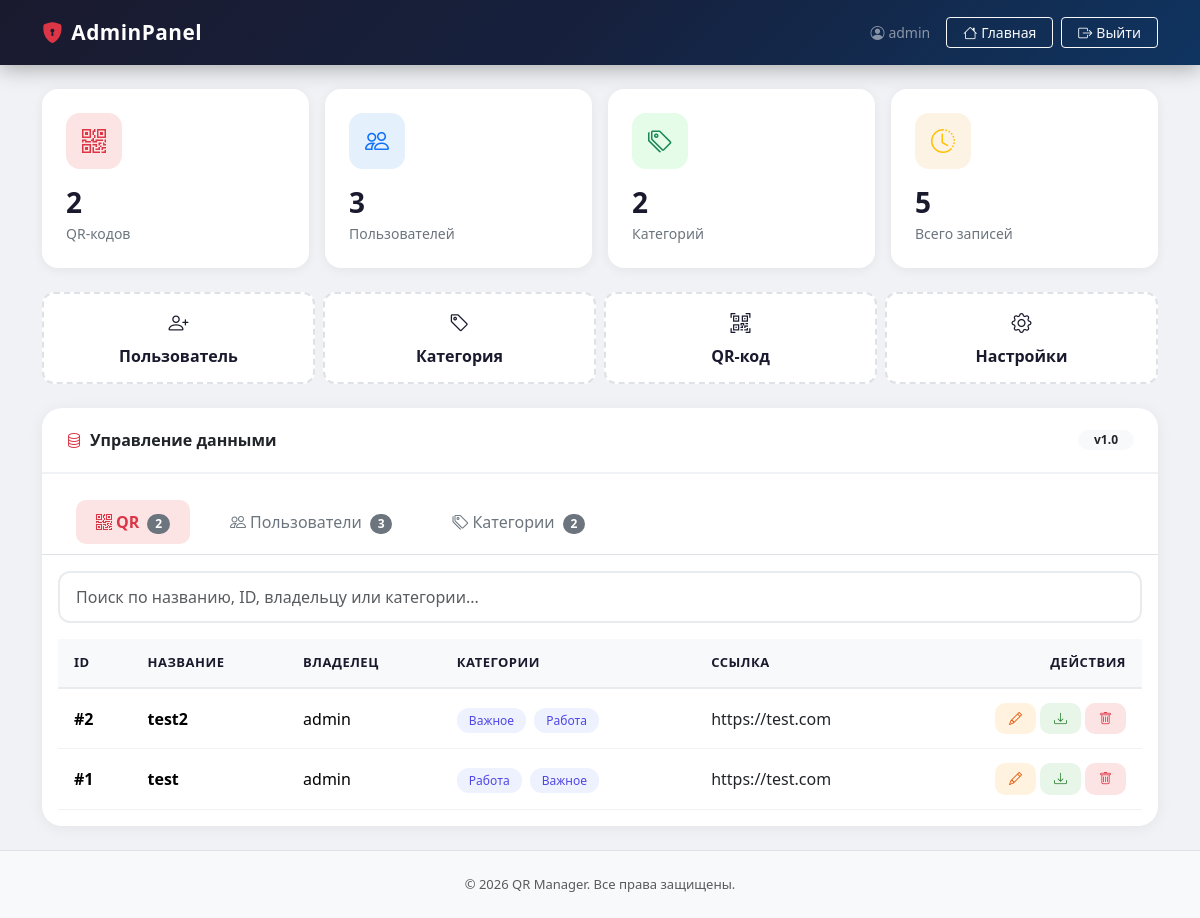
Page /admin/dashboard (signed in) on the committed database.
### app/models/user.py (models this page shows, shortened)
class User(UserMixin, db.Model):
    __tablename__ = 'user'
    id = db.Column(db.Integer, primary_key=True)
    username = db.Column(db.String(80), unique=True, nullable=False, index=True)
    password_hash = db.Column(db.String(255), nullable=False)
    is_admin = db.Column(db.Boolean, default=False)
    role = db.Column(db.String(20), default='user')
    created_at = db.Column(db.DateTime, default=db.func.current_timestamp())
    categories = db.relationship('Category', secondary='user_categories', lazy='subquery',
                                 backref=db.backref('users', lazy=True))
    qrcodes = db.relationship('QRCode', backref='owner', lazy='dynamic')

### app/models/setting.py (models this page shows, shortened)
class Setting(db.Model):
    __tablename__ = 'setting'
    id = db.Column(db.Integer, primary_key=True)
    key = db.Column(db.String(100), unique=True, nullable=False, index=True)
    value = db.Column(db.String(500), nullable=False, default='')
    @classmethod
    def get_all(cls):
        settings = cls.query.all()
        return {s.key: s.value for s in settings}

### app/models/qrcode.py (models this page shows, shortened)
class QRCode(db.Model):
    __tablename__ = 'qrcode'
    __table_args__ = (
        db.Index('idx_user_created', 'user_id', 'created_at'),
        db.Index('idx_user_name', 'user_id', 'name'),
    )
    id = db.Column(db.Integer, primary_key=True)
    name = db.Column(db.String(100), nullable=False)
    link = db.Column(db.String(500), nullable=False)
    key = db.Column(db.String(50), unique=True, nullable=False, index=True)
    image_data = db.Column(db.LargeBinary, nullable=False)
    fill_color = db.Column(db.String(7), default='#000000')
    back_color = db.Column(db.String(7), default='#FFFFFF')
    scale = db.Column(db.Integer, default=10)
    logo_image = db.Column(db.LargeBinary, nullable=True)
    logo_scale = db.Column(db.Integer, default=5)
    user_id = db.Column(db.Integer, db.ForeignKey('user.id'), nullable=False, index=True)
    created_at = db.Column(db.DateTime, default=db.func.current_timestamp())
    updated_at = db.Column(db.DateTime, default=db.func.current_timestamp(),
                           onupdate=db.func.current_timestamp())
    categories = db.relationship('Category', secondary='qrcode_categories', lazy='subquery',
                                 backref=db.backref('qrcodes', lazy=True))

### app/models/category.py (models this page shows, shortened)
class Category(db.Model):
    __tablename__ = 'category'
    id = db.Column(db.Integer, primary_key=True)
    name = db.Column(db.String(50), unique=True, nullable=False, index=True)
    created_at = db.Column(db.DateTime, default=db.func.current_timestamp())

### app/routes/admin.py (the view)
@admin_bp.route('/dashboard')
@login_required
def dashboard():
    _require_admin()
    per_page = 20
    users_page = request.args.get('users_page', 1, type=int)
    qrcodes_page = request.args.get('qrcodes_page', 1, type=int)
    users_pagination = user_service.get_paginated_users(page=users_page, per_page=per_page)
    qrcodes_pagination = qr_service.get_paginated_qrcodes(page=qrcodes_page, per_page=per_page)
    categories = Category.query.all()
    qrcodes_data = [
        {
            'id': qr.id,
            'name': qr.name,
            'link': qr.link,
            'user_id': qr.user_id,
            'owner': qr.owner.username if qr.owner else 'Unknown',
            'categories': [cat.name for cat in qr.categories],
            'created_at': qr.created_at,
        }
        for qr in qrcodes_pagination.items
    ]
    return render_template(
        'admin/dashboard.html',
        name=current_user.username,
        users=users_pagination.items,
        qrcodes=qrcodes_data,
        categories=categories,
        users_pagination=users_pagination,
        qrcodes_pagination=qrcodes_pagination,
    )

### templates/admin/dashboard.html (shortened to what this page needs)
<!DOCTYPE html>
<html lang="ru">
<head>
    <link href="https://cdn.jsdelivr.net/npm/bootstrap@5.3.2/dist/css/bootstrap.min.css" rel="stylesheet">
    <link rel="stylesheet" href="https://cdn.jsdelivr.net/npm/bootstrap-icons@1.11.1/font/bootstrap-icons.css">
    <link rel="stylesheet" href="{{ url_for('static', filename='css/base.css') }}">
    <link rel="stylesheet" href="{{ url_for('static', filename='css/admin.css') }}">
</head>
<body>
<nav class="navbar navbar-admin navbar-expand-lg">
    <div class="container">
        <a class="navbar-brand text-white" href="{{ url_for('admin.dashboard') }}">
            <i class="bi bi-shield-lock-fill me-2"></i>AdminPanel
        </a>
        <div class="d-flex align-items-center gap-2">
            <span class="text-white-50 small me-2 d-none d-sm-inline">
                <i class="bi bi-person-circle me-1"></i>{{ name }}
            </span>
            <a href="{{ url_for('main.dashboard') }}" class="btn btn-outline-light btn-sm px-3">
                <i class="bi bi-house me-1"></i>Главная
            </a>
            <a href="{{ url_for('auth.logout') }}" class="btn btn-outline-light btn-sm px-3">
                <i class="bi bi-box-arrow-right me-1"></i>Выйти
            </a>
        </div>
    </div>
</nav>
<main class="container my-4">
    <div class="row g-3 mb-4">
        <div class="col-6 col-md-3">
            <div class="stat-card">
                <div class="icon-wrapper danger"><i class="bi bi-qr-code"></i></div>
                <div class="stat-number">{{ qrcodes|length }}</div>
                <div class="stat-label">QR-кодов</div>
            </div>
        </div>
        <div class="col-6 col-md-3">
            <div class="stat-card">
                <div class="icon-wrapper primary"><i class="bi bi-people"></i></div>
                <div class="stat-number">{{ users|length }}</div>
                <div class="stat-label">Пользователей</div>
            </div>
        </div>
        <div class="col-6 col-md-3">
            <div class="stat-card">
                <div class="icon-wrapper success"><i class="bi bi-tags"></i></div>
                <div class="stat-number">{{ categories|length }}</div>
                <div class="stat-label">Категорий</div>
            </div>
        </div>
        <div class="col-6 col-md-3">
            <div class="stat-card">
                <div class="icon-wrapper warning"><i class="bi bi-clock-history"></i></div>
                <div class="stat-number">{{ qrcodes|length + users|length }}</div>
                <div class="stat-label">Всего записей</div>
            </div>
        </div>
    </div>
    <div class="quick-actions row g-2 mb-4">
        <div class="col-3 col-md-3">
            <button onclick="loadFormIntoModal('{{ url_for('admin.create_user') }}', 'Новый пользователь', 'user')" class="btn d-block text-center w-100">
                <i class="bi bi-person-plus"></i>Пользователь
            </button>
        </div>
        <div class="col-3 col-md-3">
            <button onclick="loadFormIntoModal('{{ url_for('admin.create_category') }}', 'Новая категория', 'category')" class="btn d-block text-center w-100">
                <i class="bi bi-tag"></i>Категория
            </button>
        </div>
        <div class="col-3 col-md-3">
            <button onclick="loadFormIntoModal('{{ url_for('admin.generate_qr') }}', 'Генерация QR-кода', 'qr')" class="btn d-block text-center w-100">
                <i class="bi bi-qr-code-scan"></i>QR-код
            </button>
        </div>
        {% if current_user.role == 'admin' %}
        <div class="col-3 col-md-3">
            <button onclick="loadFormIntoModal('{{ url_for('admin.site_settings') }}', 'Настройки сайта', 'settings')" class="btn d-block text-center w-100">
                <i class="bi bi-gear"></i>Настройки
            </button>
        </div>
        {% endif %}
    </div>
    <div class="card-glass">
        <div class="card-header d-flex justify-content-between align-items-center">
            <span><i class="bi bi-database me-2 text-danger"></i>Управление данными</span>
            <span class="badge bg-light text-dark rounded-pill px-3">{{ settings.get('version', 'v2.0') }}</span>
        </div>
        <div class="card-body p-0">
            <ul class="nav nav-tabs-custom nav-tabs px-4 pt-3" role="tablist">
                <li class="nav-item">
                    <button class="nav-link active" data-bs-toggle="tab" data-bs-target="#qr-pane" role="tab">
                        <i class="bi bi-qr-code me-1"></i>QR <span class="badge bg-secondary rounded-pill ms-1">{{ qrcodes|length }}</span>
                    </button>
                </li>
                <li class="nav-item">
                    <button class="nav-link" data-bs-toggle="tab" data-bs-target="#users-pane" role="tab">
                        <i class="bi bi-people me-1"></i>Пользователи <span class="badge bg-secondary rounded-pill ms-1">{{ users|length }}</span>
                    </button>
                </li>
                <li class="nav-item">
                    <button class="nav-link" data-bs-toggle="tab" data-bs-target="#cat-pane" role="tab">
                        <i class="bi bi-tags me-1"></i>Категории <span class="badge bg-secondary rounded-pill ms-1">{{ categories|length }}</span>
                    </button>
                </li>
            </ul>
            <div class="tab-content p-3">
                <div class="tab-pane fade show active" id="qr-pane" role="tabpanel">
                    <div class="mb-3">
                        <input type="text" id="tableSearch" class="form-control" placeholder="Поиск по названию, ID, владельцу или категории...">
                    </div>
                    <div class="table-responsive">
                        <table class="table table-custom mb-0">
                            <thead>
                                <tr><th>ID</th><th>Название</th><th>Владелец</th><th>Категории</th><th>Ссылка</th><th class="text-end">Действия</th></tr>
                            </thead>
                            <tbody id="tableBody">
                                {% for qr in qrcodes %}
                                <tr>
                                    <td><span class="fw-bold">#{{ qr.id }}</span></td>
                                    <td><strong>{{ qr.name }}</strong></td>
                                    <td><span>{{ qr.owner }}</span></td>
                                    <td>
                                        {% for cat in qr.categories %}
                                            <span class="badge-category me-1">{{ cat }}</span>
                                        {% else %}
                                            <span class="text-muted small">—</span>
                                        {% endfor %}
                                    </td>
                                    <td class="text-truncate" style="max-width: 150px;">
                                        <a href="{{ qr.link }}" target="_blank" class="text-decoration-none text-dark">
                                            {{ qr.link|truncate(30) }}
                                        </a>
                                    </td>
                                    <td class="text-end">
                                        <div class="d-flex gap-1 justify-content-end flex-wrap">
                                            <button onclick="loadFormIntoModal('{{ url_for('admin.edit_qr', qr_id=qr.id) }}', 'Редактирование QR-кода #{{ qr.id }}', 'edit')" class="btn btn-edit btn-action">
                                                <i class="bi bi-pencil"></i>
                                            </button>
                                            <a href="{{ url_for('admin.download_qr', qr_id=qr.id) }}" class="btn btn-download btn-action">
                                                <i class="bi bi-download"></i>
                                            </a>
                                            <a href="{{ url_for('admin.delete_qr', qr_id=qr.id) }}" class="btn btn-delete btn-action" onclick="return confirm('Вы уверены, что хотите удалить этот QR-код?');">
                                                <i class="bi bi-trash"></i>
                                            </a>
                                        </div>
                                    </td>
                                </tr>
                                {% else %}
                                <tr class="no-data-row"><td colspan="6" class="text-center py-4 text-muted">QR-кодов пока нет</td></tr>
                                {% endfor %}
                            </tbody>
                        </table>
                    </div>
                </div>
            </div>
        </div>
    </div>
</main>
{% include 'partials/footer.html' %}
</body>
</html>

### templates/partials/footer.html (shortened to what this page needs)
<footer class="text-center text-muted py-4 mt-auto border-top bg-light" style="font-size: 13px;">
    <div class="container">
        <p class="mb-0">&copy; 2026 {{ settings.get('sitename', 'QR Manager') }}. Все права защищены.</p>
    </div>
</footer>

### rows in the picture
User: username "admin", owner "admin" "admin"
Setting: get "v1.0"
QRCode: name "test2", link "https://test.com"
Category: name "Важное"
Category: name "Работа"
QRCode: name "test", link "https://test.com"
Setting: get "QR Manager"

### other values in the picture
{{ qrcodes|length }} "2"
{{ users|length }} "3"
{{ categories|length }} "2"
{{ qrcodes|length + users|length }} "5"
{{ qr.id }} "2" "1"
